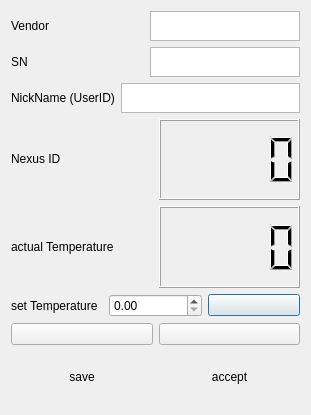
<?xml version="1.0" encoding="UTF-8"?>
<ui version="4.0">
 <class>config</class>
 <widget class="QDialog" name="config">
  <property name="geometry">
   <rect>
    <x>0</x>
    <y>0</y>
    <width>311</width>
    <height>415</height>
   </rect>
  </property>
  <property name="maximumSize">
   <size>
    <width>16777207</width>
    <height>500</height>
   </size>
  </property>
  <property name="windowTitle">
   <string>spectrometer config</string>
  </property>
  <layout class="QVBoxLayout" name="verticalLayout_3">
   <item>
    <layout class="QHBoxLayout" name="horizontalLayout_7">
     <item>
      <widget class="QLabel" name="label_7">
       <property name="maximumSize">
        <size>
         <width>150</width>
         <height>40</height>
        </size>
       </property>
       <property name="text">
        <string>Vendor</string>
       </property>
      </widget>
     </item>
     <item>
      <widget class="QTextBrowser" name="vendor">
       <property name="maximumSize">
        <size>
         <width>150</width>
         <height>30</height>
        </size>
       </property>
      </widget>
     </item>
    </layout>
   </item>
   <item>
    <layout class="QHBoxLayout" name="horizontalLayout_6">
     <item>
      <widget class="QLabel" name="label_8">
       <property name="maximumSize">
        <size>
         <width>150</width>
         <height>40</height>
        </size>
       </property>
       <property name="text">
        <string>SN</string>
       </property>
      </widget>
     </item>
     <item>
      <widget class="QTextBrowser" name="SN">
       <property name="maximumSize">
        <size>
         <width>150</width>
         <height>30</height>
        </size>
       </property>
      </widget>
     </item>
    </layout>
   </item>
   <item>
    <layout class="QHBoxLayout" name="horizontalLayout">
     <item>
      <widget class="QLabel" name="label_3">
       <property name="maximumSize">
        <size>
         <width>150</width>
         <height>40</height>
        </size>
       </property>
       <property name="text">
        <string>NickName (UserID)</string>
       </property>
      </widget>
     </item>
     <item>
      <widget class="QTextEdit" name="UserID">
       <property name="maximumSize">
        <size>
         <width>200</width>
         <height>30</height>
        </size>
       </property>
      </widget>
     </item>
    </layout>
   </item>
   <item>
    <layout class="QHBoxLayout" name="horizontalLayout_8">
     <item>
      <widget class="QLabel" name="label_9">
       <property name="maximumSize">
        <size>
         <width>150</width>
         <height>40</height>
        </size>
       </property>
       <property name="text">
        <string>Nexus ID</string>
       </property>
      </widget>
     </item>
     <item>
      <widget class="QLCDNumber" name="NexusID">
       <property name="palette">
        <palette>
         <active>
          <colorrole role="Button">
           <brush brushstyle="SolidPattern">
            <color alpha="255">
             <red>0</red>
             <green>0</green>
             <blue>0</blue>
            </color>
           </brush>
          </colorrole>
          <colorrole role="Light">
           <brush brushstyle="SolidPattern">
            <color alpha="255">
             <red>0</red>
             <green>0</green>
             <blue>0</blue>
            </color>
           </brush>
          </colorrole>
          <colorrole role="Base">
           <brush brushstyle="SolidPattern">
            <color alpha="255">
             <red>0</red>
             <green>0</green>
             <blue>0</blue>
            </color>
           </brush>
          </colorrole>
         </active>
         <inactive>
          <colorrole role="Button">
           <brush brushstyle="SolidPattern">
            <color alpha="255">
             <red>240</red>
             <green>240</green>
             <blue>240</blue>
            </color>
           </brush>
          </colorrole>
          <colorrole role="Light">
           <brush brushstyle="SolidPattern">
            <color alpha="255">
             <red>255</red>
             <green>255</green>
             <blue>255</blue>
            </color>
           </brush>
          </colorrole>
          <colorrole role="Base">
           <brush brushstyle="SolidPattern">
            <color alpha="255">
             <red>255</red>
             <green>255</green>
             <blue>255</blue>
            </color>
           </brush>
          </colorrole>
         </inactive>
         <disabled>
          <colorrole role="Button">
           <brush brushstyle="SolidPattern">
            <color alpha="255">
             <red>0</red>
             <green>0</green>
             <blue>0</blue>
            </color>
           </brush>
          </colorrole>
          <colorrole role="Light">
           <brush brushstyle="SolidPattern">
            <color alpha="255">
             <red>0</red>
             <green>0</green>
             <blue>0</blue>
            </color>
           </brush>
          </colorrole>
          <colorrole role="Base">
           <brush brushstyle="SolidPattern">
            <color alpha="255">
             <red>240</red>
             <green>240</green>
             <blue>240</blue>
            </color>
           </brush>
          </colorrole>
         </disabled>
        </palette>
       </property>
       <property name="font">
        <font>
         <pointsize>11</pointsize>
         <weight>75</weight>
         <bold>true</bold>
        </font>
       </property>
      </widget>
     </item>
    </layout>
   </item>
   <item>
    <layout class="QHBoxLayout" name="horizontalLayout_2">
     <item>
      <widget class="QLabel" name="label_4">
       <property name="maximumSize">
        <size>
         <width>150</width>
         <height>40</height>
        </size>
       </property>
       <property name="text">
        <string>actual Temperature</string>
       </property>
      </widget>
     </item>
     <item>
      <widget class="QLCDNumber" name="Tread">
       <property name="palette">
        <palette>
         <active>
          <colorrole role="Button">
           <brush brushstyle="SolidPattern">
            <color alpha="255">
             <red>0</red>
             <green>0</green>
             <blue>0</blue>
            </color>
           </brush>
          </colorrole>
          <colorrole role="Light">
           <brush brushstyle="SolidPattern">
            <color alpha="255">
             <red>0</red>
             <green>0</green>
             <blue>0</blue>
            </color>
           </brush>
          </colorrole>
          <colorrole role="Base">
           <brush brushstyle="SolidPattern">
            <color alpha="255">
             <red>0</red>
             <green>0</green>
             <blue>0</blue>
            </color>
           </brush>
          </colorrole>
         </active>
         <inactive>
          <colorrole role="Button">
           <brush brushstyle="SolidPattern">
            <color alpha="255">
             <red>240</red>
             <green>240</green>
             <blue>240</blue>
            </color>
           </brush>
          </colorrole>
          <colorrole role="Light">
           <brush brushstyle="SolidPattern">
            <color alpha="255">
             <red>255</red>
             <green>255</green>
             <blue>255</blue>
            </color>
           </brush>
          </colorrole>
          <colorrole role="Base">
           <brush brushstyle="SolidPattern">
            <color alpha="255">
             <red>255</red>
             <green>255</green>
             <blue>255</blue>
            </color>
           </brush>
          </colorrole>
         </inactive>
         <disabled>
          <colorrole role="Button">
           <brush brushstyle="SolidPattern">
            <color alpha="255">
             <red>0</red>
             <green>0</green>
             <blue>0</blue>
            </color>
           </brush>
          </colorrole>
          <colorrole role="Light">
           <brush brushstyle="SolidPattern">
            <color alpha="255">
             <red>0</red>
             <green>0</green>
             <blue>0</blue>
            </color>
           </brush>
          </colorrole>
          <colorrole role="Base">
           <brush brushstyle="SolidPattern">
            <color alpha="255">
             <red>240</red>
             <green>240</green>
             <blue>240</blue>
            </color>
           </brush>
          </colorrole>
         </disabled>
        </palette>
       </property>
       <property name="font">
        <font>
         <pointsize>11</pointsize>
         <weight>75</weight>
         <bold>true</bold>
        </font>
       </property>
       <property name="value" stdset="0">
        <double>0.000000000000000</double>
       </property>
       <property name="intValue" stdset="0">
        <number>0</number>
       </property>
      </widget>
     </item>
    </layout>
   </item>
   <item>
    <layout class="QHBoxLayout" name="horizontalLayout_3">
     <item>
      <widget class="QLabel" name="label_10">
       <property name="maximumSize">
        <size>
         <width>150</width>
         <height>40</height>
        </size>
       </property>
       <property name="text">
        <string>set Temperature</string>
       </property>
      </widget>
     </item>
     <item>
      <widget class="QDoubleSpinBox" name="Tset"/>
     </item>
     <item>
      <widget class="QPushButton" name="coolBt">
       <property name="text">
        <string/>
       </property>
       <property name="icon">
        <iconset>
         <normaloff>freeze.png</normaloff>freeze.png</iconset>
       </property>
       <property name="iconSize">
        <size>
         <width>40</width>
         <height>40</height>
        </size>
       </property>
       <property name="checkable">
        <bool>true</bool>
       </property>
      </widget>
     </item>
    </layout>
   </item>
   <item>
    <layout class="QHBoxLayout" name="horizontalLayout_5">
     <item>
      <layout class="QVBoxLayout" name="verticalLayout_2">
       <item>
        <widget class="QPushButton" name="saveBt">
         <property name="text">
          <string/>
         </property>
         <property name="icon">
          <iconset>
           <normaloff>../../Motors/Qt/save.png</normaloff>../../Motors/Qt/save.png</iconset>
         </property>
         <property name="iconSize">
          <size>
           <width>40</width>
           <height>40</height>
          </size>
         </property>
        </widget>
       </item>
       <item>
        <widget class="QLabel" name="label_5">
         <property name="text">
          <string>&lt;html&gt;&lt;head/&gt;&lt;body&gt;&lt;p align=&quot;center&quot;&gt;save&lt;/p&gt;&lt;/body&gt;&lt;/html&gt;</string>
         </property>
        </widget>
       </item>
      </layout>
     </item>
     <item>
      <layout class="QVBoxLayout" name="verticalLayout">
       <item>
        <widget class="QPushButton" name="acceptBt">
         <property name="text">
          <string/>
         </property>
         <property name="icon">
          <iconset>
           <normaloff>../../Motors/Qt/set.png</normaloff>../../Motors/Qt/set.png</iconset>
         </property>
         <property name="iconSize">
          <size>
           <width>40</width>
           <height>40</height>
          </size>
         </property>
        </widget>
       </item>
       <item>
        <widget class="QLabel" name="label_6">
         <property name="text">
          <string>&lt;html&gt;&lt;head/&gt;&lt;body&gt;&lt;p align=&quot;center&quot;&gt;accept&lt;/p&gt;&lt;/body&gt;&lt;/html&gt;</string>
         </property>
        </widget>
       </item>
      </layout>
     </item>
    </layout>
   </item>
  </layout>
 </widget>
 <resources/>
 <connections/>
</ui>
